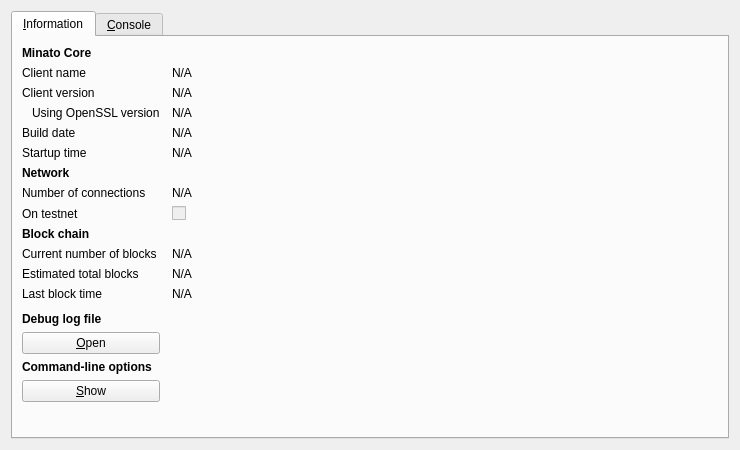
<?xml version="1.0" encoding="UTF-8"?>
<ui version="4.0">
 <class>RPCConsole</class>
 <widget class="QDialog" name="RPCConsole">
  <property name="geometry">
   <rect>
    <x>0</x>
    <y>0</y>
    <width>740</width>
    <height>450</height>
   </rect>
  </property>
  <property name="windowTitle">
   <string>Minato - Debug window</string>
  </property>
  <layout class="QVBoxLayout" name="verticalLayout_2">
   <item>
    <widget class="QTabWidget" name="tabWidget">
     <property name="currentIndex">
      <number>0</number>
     </property>
     <widget class="QWidget" name="tab_info">
      <attribute name="title">
       <string>&amp;Information</string>
      </attribute>
      <layout class="QGridLayout" name="gridLayout" columnstretch="0,1">
       <property name="horizontalSpacing">
        <number>12</number>
       </property>
       <item row="0" column="0">
        <widget class="QLabel" name="label_9">
         <property name="font">
          <font>
           <weight>75</weight>
           <bold>true</bold>
          </font>
         </property>
         <property name="text">
          <string>Minato Core</string>
         </property>
        </widget>
       </item>
       <item row="1" column="0">
        <widget class="QLabel" name="label_5">
         <property name="text">
          <string>Client name</string>
         </property>
        </widget>
       </item>
       <item row="1" column="1">
        <widget class="QLabel" name="clientName">
         <property name="cursor">
          <cursorShape>IBeamCursor</cursorShape>
         </property>
         <property name="text">
          <string>N/A</string>
         </property>
         <property name="textFormat">
          <enum>Qt::PlainText</enum>
         </property>
         <property name="textInteractionFlags">
          <set>Qt::LinksAccessibleByMouse|Qt::TextSelectableByKeyboard|Qt::TextSelectableByMouse</set>
         </property>
        </widget>
       </item>
       <item row="2" column="0">
        <widget class="QLabel" name="label_6">
         <property name="text">
          <string>Client version</string>
         </property>
        </widget>
       </item>
       <item row="2" column="1">
        <widget class="QLabel" name="clientVersion">
         <property name="cursor">
          <cursorShape>IBeamCursor</cursorShape>
         </property>
         <property name="text">
          <string>N/A</string>
         </property>
         <property name="textFormat">
          <enum>Qt::PlainText</enum>
         </property>
         <property name="textInteractionFlags">
          <set>Qt::LinksAccessibleByMouse|Qt::TextSelectableByKeyboard|Qt::TextSelectableByMouse</set>
         </property>
        </widget>
       </item>
       <item row="3" column="0">
        <widget class="QLabel" name="label_14">
         <property name="text">
          <string>Using OpenSSL version</string>
         </property>
         <property name="indent">
          <number>10</number>
         </property>
        </widget>
       </item>
       <item row="3" column="1">
        <widget class="QLabel" name="openSSLVersion">
         <property name="cursor">
          <cursorShape>IBeamCursor</cursorShape>
         </property>
         <property name="text">
          <string>N/A</string>
         </property>
         <property name="textFormat">
          <enum>Qt::PlainText</enum>
         </property>
         <property name="textInteractionFlags">
          <set>Qt::LinksAccessibleByMouse|Qt::TextSelectableByKeyboard|Qt::TextSelectableByMouse</set>
         </property>
        </widget>
       </item>
       <item row="4" column="0">
        <widget class="QLabel" name="label_12">
         <property name="text">
          <string>Build date</string>
         </property>
        </widget>
       </item>
       <item row="4" column="1">
        <widget class="QLabel" name="buildDate">
         <property name="cursor">
          <cursorShape>IBeamCursor</cursorShape>
         </property>
         <property name="text">
          <string>N/A</string>
         </property>
         <property name="textFormat">
          <enum>Qt::PlainText</enum>
         </property>
         <property name="textInteractionFlags">
          <set>Qt::LinksAccessibleByMouse|Qt::TextSelectableByKeyboard|Qt::TextSelectableByMouse</set>
         </property>
        </widget>
       </item>
       <item row="5" column="0">
        <widget class="QLabel" name="label_13">
         <property name="text">
          <string>Startup time</string>
         </property>
        </widget>
       </item>
       <item row="5" column="1">
        <widget class="QLabel" name="startupTime">
         <property name="cursor">
          <cursorShape>IBeamCursor</cursorShape>
         </property>
         <property name="text">
          <string>N/A</string>
         </property>
         <property name="textFormat">
          <enum>Qt::PlainText</enum>
         </property>
         <property name="textInteractionFlags">
          <set>Qt::LinksAccessibleByMouse|Qt::TextSelectableByKeyboard|Qt::TextSelectableByMouse</set>
         </property>
        </widget>
       </item>
       <item row="6" column="0">
        <widget class="QLabel" name="label_11">
         <property name="font">
          <font>
           <weight>75</weight>
           <bold>true</bold>
          </font>
         </property>
         <property name="text">
          <string>Network</string>
         </property>
        </widget>
       </item>
       <item row="7" column="0">
        <widget class="QLabel" name="label_7">
         <property name="text">
          <string>Number of connections</string>
         </property>
        </widget>
       </item>
       <item row="7" column="1">
        <widget class="QLabel" name="numberOfConnections">
         <property name="cursor">
          <cursorShape>IBeamCursor</cursorShape>
         </property>
         <property name="text">
          <string>N/A</string>
         </property>
         <property name="textFormat">
          <enum>Qt::PlainText</enum>
         </property>
         <property name="textInteractionFlags">
          <set>Qt::LinksAccessibleByMouse|Qt::TextSelectableByKeyboard|Qt::TextSelectableByMouse</set>
         </property>
        </widget>
       </item>
       <item row="8" column="0">
        <widget class="QLabel" name="label_8">
         <property name="text">
          <string>On testnet</string>
         </property>
        </widget>
       </item>
       <item row="8" column="1">
        <widget class="QCheckBox" name="isTestNet">
         <property name="enabled">
          <bool>false</bool>
         </property>
         <property name="text">
          <string/>
         </property>
        </widget>
       </item>
       <item row="9" column="0">
        <widget class="QLabel" name="label_10">
         <property name="font">
          <font>
           <weight>75</weight>
           <bold>true</bold>
          </font>
         </property>
         <property name="text">
          <string>Block chain</string>
         </property>
        </widget>
       </item>
       <item row="10" column="0">
        <widget class="QLabel" name="label_3">
         <property name="text">
          <string>Current number of blocks</string>
         </property>
        </widget>
       </item>
       <item row="10" column="1">
        <widget class="QLabel" name="numberOfBlocks">
         <property name="cursor">
          <cursorShape>IBeamCursor</cursorShape>
         </property>
         <property name="text">
          <string>N/A</string>
         </property>
         <property name="textFormat">
          <enum>Qt::PlainText</enum>
         </property>
         <property name="textInteractionFlags">
          <set>Qt::LinksAccessibleByMouse|Qt::TextSelectableByKeyboard|Qt::TextSelectableByMouse</set>
         </property>
        </widget>
       </item>
       <item row="11" column="0">
        <widget class="QLabel" name="label_4">
         <property name="text">
          <string>Estimated total blocks</string>
         </property>
        </widget>
       </item>
       <item row="11" column="1">
        <widget class="QLabel" name="totalBlocks">
         <property name="cursor">
          <cursorShape>IBeamCursor</cursorShape>
         </property>
         <property name="text">
          <string>N/A</string>
         </property>
         <property name="textFormat">
          <enum>Qt::PlainText</enum>
         </property>
         <property name="textInteractionFlags">
          <set>Qt::LinksAccessibleByMouse|Qt::TextSelectableByKeyboard|Qt::TextSelectableByMouse</set>
         </property>
        </widget>
       </item>
       <item row="12" column="0">
        <widget class="QLabel" name="label_2">
         <property name="text">
          <string>Last block time</string>
         </property>
        </widget>
       </item>
       <item row="12" column="1">
        <widget class="QLabel" name="lastBlockTime">
         <property name="cursor">
          <cursorShape>IBeamCursor</cursorShape>
         </property>
         <property name="text">
          <string>N/A</string>
         </property>
         <property name="textFormat">
          <enum>Qt::PlainText</enum>
         </property>
         <property name="textInteractionFlags">
          <set>Qt::LinksAccessibleByMouse|Qt::TextSelectableByKeyboard|Qt::TextSelectableByMouse</set>
         </property>
        </widget>
       </item>
       <item row="13" column="0">
        <spacer name="verticalSpacer_2">
         <property name="orientation">
          <enum>Qt::Vertical</enum>
         </property>
         <property name="sizeHint" stdset="0">
          <size>
           <width>20</width>
           <height>20</height>
          </size>
         </property>
        </spacer>
       </item>
       <item row="14" column="0">
        <widget class="QLabel" name="labelDebugLogfile">
         <property name="font">
          <font>
           <weight>75</weight>
           <bold>true</bold>
          </font>
         </property>
         <property name="text">
          <string>Debug log file</string>
         </property>
        </widget>
       </item>
       <item row="15" column="0">
        <widget class="QPushButton" name="openDebugLogfileButton">
         <property name="toolTip">
          <string>Open the Minato debug log file from the current data directory. This can take a few seconds for large log files.</string>
         </property>
         <property name="text">
          <string>&amp;Open</string>
         </property>
         <property name="autoDefault">
          <bool>false</bool>
         </property>
        </widget>
       </item>
       <item row="16" column="0">
        <widget class="QLabel" name="labelCLOptions">
         <property name="font">
          <font>
           <weight>75</weight>
           <bold>true</bold>
          </font>
         </property>
         <property name="text">
          <string>Command-line options</string>
         </property>
        </widget>
       </item>
       <item row="17" column="0">
        <widget class="QPushButton" name="showCLOptionsButton">
         <property name="toolTip">
          <string>Show the Minato-Qt help message to get a list with possible Minato command-line options.</string>
         </property>
         <property name="text">
          <string>&amp;Show</string>
         </property>
         <property name="autoDefault">
          <bool>false</bool>
         </property>
        </widget>
       </item>
       <item row="18" column="0">
        <spacer name="verticalSpacer">
         <property name="orientation">
          <enum>Qt::Vertical</enum>
         </property>
         <property name="sizeHint" stdset="0">
          <size>
           <width>20</width>
           <height>40</height>
          </size>
         </property>
        </spacer>
       </item>
      </layout>
     </widget>
     <widget class="QWidget" name="tab_console">
      <attribute name="title">
       <string>&amp;Console</string>
      </attribute>
      <layout class="QVBoxLayout" name="verticalLayout_3">
       <property name="spacing">
        <number>3</number>
       </property>
       <item>
        <widget class="QTextEdit" name="messagesWidget">
         <property name="minimumSize">
          <size>
           <width>0</width>
           <height>100</height>
          </size>
         </property>
         <property name="readOnly">
          <bool>true</bool>
         </property>
         <property name="tabKeyNavigation" stdset="0">
          <bool>false</bool>
         </property>
         <property name="columnCount" stdset="0">
          <number>2</number>
         </property>
        </widget>
       </item>
       <item>
        <layout class="QHBoxLayout" name="horizontalLayout">
         <property name="spacing">
          <number>3</number>
         </property>
         <item>
          <widget class="QLabel" name="label">
           <property name="text">
            <string notr="true">&gt;</string>
           </property>
          </widget>
         </item>
         <item>
          <widget class="QLineEdit" name="lineEdit"/>
         </item>
         <item>
          <widget class="QPushButton" name="clearButton">
           <property name="maximumSize">
            <size>
             <width>24</width>
             <height>24</height>
            </size>
           </property>
           <property name="toolTip">
            <string>Clear console</string>
           </property>
           <property name="text">
            <string/>
           </property>
           <property name="icon">
            <iconset resource="../bitcoin.qrc">
             <normaloff>:/icons/remove</normaloff>:/icons/remove</iconset>
           </property>
           <property name="shortcut">
            <string notr="true">Ctrl+L</string>
           </property>
           <property name="autoDefault">
            <bool>false</bool>
           </property>
          </widget>
         </item>
        </layout>
       </item>
      </layout>
     </widget>
    </widget>
   </item>
  </layout>
 </widget>
 <resources>
  <include location="../bitcoin.qrc"/>
 </resources>
 <connections/>
</ui>
